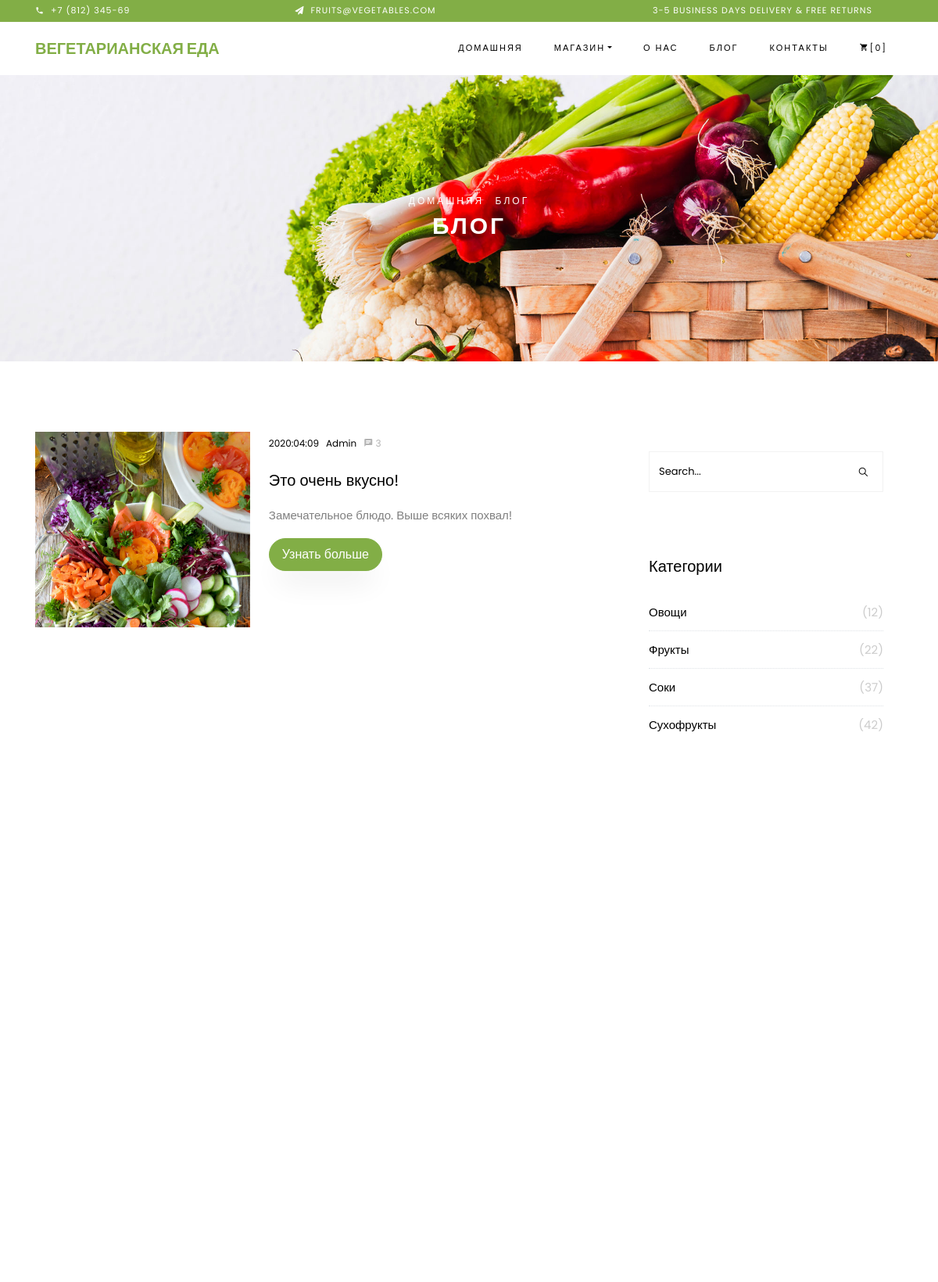
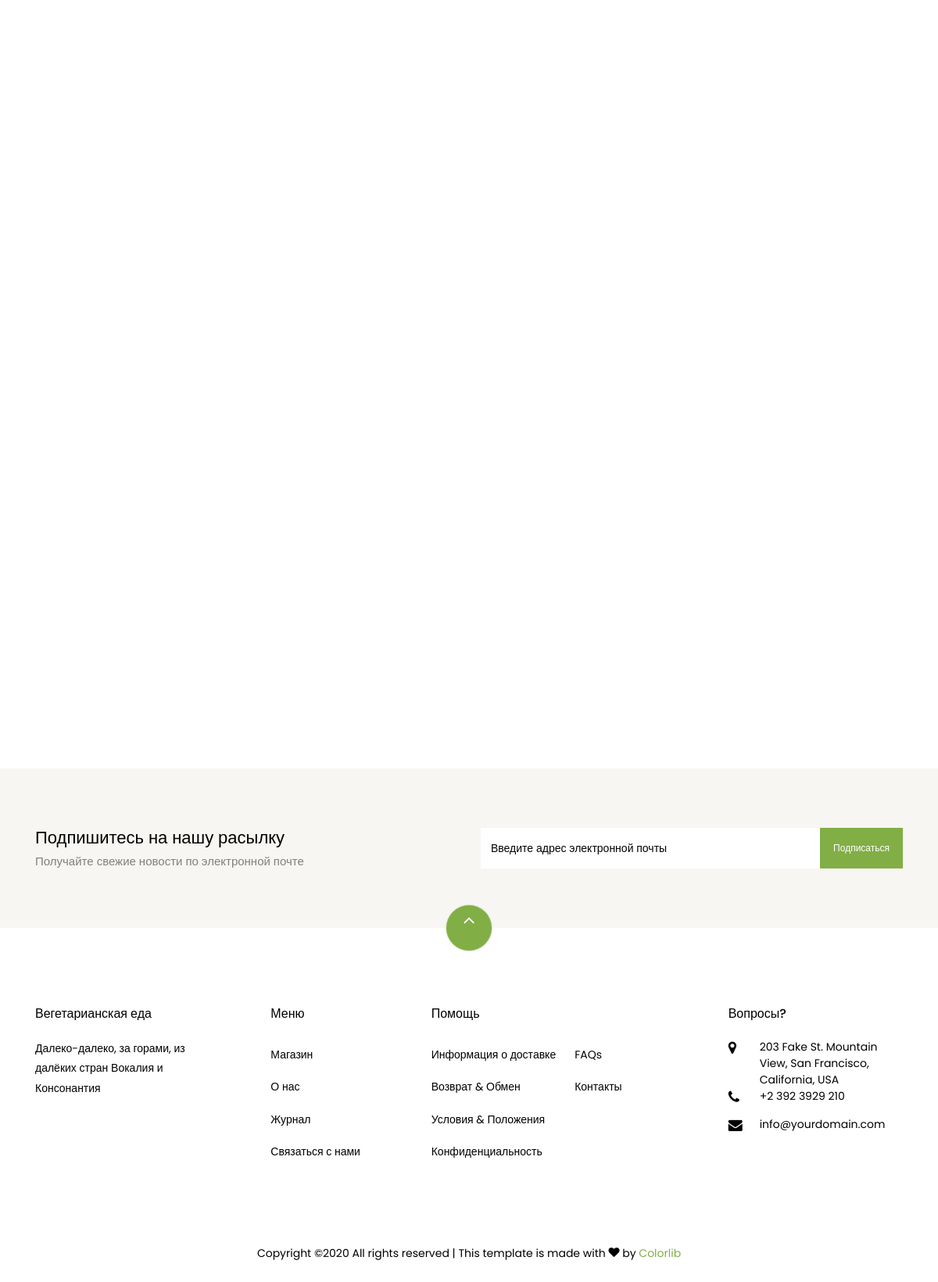
Screenshot of /blog/ with the database file from the repository (2 pictures, top to bottom).
### vege/models.py (models this page shows, shortened)
class RuBlog(models.Model):
    id = models.AutoField(primary_key=True)
    image = models.CharField(max_length=64)
    date = models.CharField(max_length=10)
    name = models.CharField(max_length=30, default="Admin")
    head_text = models.CharField(max_length=100, null=False)
    text = models.CharField(max_length=500, null=False)

### vege/views.py (the view)
# urls.py: path('blog/', BlogView.as_view(), name='blog'),
class BlogView(View):
    def get(self, request):
        blogs = []
        if LANGUAGE_CODE == 'ru':
            for object in RuBlog.objects.all():
                d = dict(image=object.image, date=object.date, name=object.name, head_text=object.head_text,
                         text=object.text)
                blogs.append(d)
        else:
            for object in Blogs.objects.all():
                d = dict(image=object.image, date=object.date, name=object.name, head_text=object.head_text, text=object.text)
                blogs.append(d)
        return render(request, 'vege/blog.html',
                      {'blogs': blogs, 'phone_number': PHONE_NUMBER, 'email_mail': EMAIL_MAIL})

### vege/templates/vege/blog.html (shortened to what this page needs)
{% extends "vege/base.html" %}
{% load static %}
{% load i18n %}
{% block content %}
    <div class="hero-wrap hero-bread" style="background-image: url(/static/vege/images/bg_1.jpg);">
      <div class="container">
        <div class="row no-gutters slider-text align-items-center justify-content-center">
          <div class="col-md-9 ftco-animate text-center">
          	<p class="breadcrumbs"><span class="mr-2"><a href="{% url '' %}">{% trans 'HomePage' %}</a></span> <span>{% trans 'Blog' %}</span></p>
            <h1 class="mb-0 bread">{% trans 'Blog' %}</h1>
          </div>
        </div>
      </div>
    </div>
    <section class="ftco-section ftco-degree-bg">
      <div class="container">
        <div class="row">
          <div class="col-lg-8 ftco-animate">
						<div class="row">
                        {% for blog in blogs %}
							<div class="col-md-12 d-flex ftco-animate">
		            <div class="blog-entry align-self-stretch d-md-flex">
		              <a href="{% url 'blog-single' %}" class="block-20" style="background-image: url(/static/{{ blog.image }});">
		              </a>
		              <div class="text d-block pl-md-4">
		              	<div class="meta mb-3">
		                  <div><a href="#">{{ blog.date }}</a></div>
		                  <div><a href="#">{{ blog.name }}</a></div>
		                  <div><a href="#" class="meta-chat"><span class="icon-chat"></span> 3</a></div>
		                </div>
		                <h3 class="heading"><a href="#">{{ blog.head_text }}</a></h3>
		                <p>{{ blog.text }}</p>
		                <p><a href="{% url 'blog-single' %}" class="btn btn-primary py-2 px-3">{% trans 'Read more' %}</a></p>
		              </div>
		            </div>
		          </div>
                    {% endfor %}
						</div>
          </div>
          <div class="col-lg-4 sidebar ftco-animate">
            <div class="sidebar-box">
              <form action="#" class="search-form">
                <div class="form-group">
                  <span class="icon ion-ios-search"></span>
                  <input type="text" class="form-control" placeholder="Search...">
                </div>
              </form>
            </div>
            <div class="sidebar-box ftco-animate">
            	<h3 class="heading">{% trans 'Categories' %}</h3>
              <ul class="categories">
                <li><a href="#">{% trans 'Vegetables' %} <span>(12)</span></a></li>
                <li><a href="#">{% trans 'Fruits' %} <span>(22)</span></a></li>
                <li><a href="#">{% trans 'Juices' %} <span>(37)</span></a></li>
                <li><a href="#">{% trans 'Dried' %} <span>(42)</span></a></li>
              </ul>
            </div>
          </div>
        </div>
      </div>
    </section>
{% endblock %}

### vege/static/vege/css/icomoon.css (style rules this page uses)
[class^="icon-"], [class*=" icon-"] { font-family: 'icomoon' !important; speak: none; font-style: normal; font-weight: normal; font-variant: normal; text-transform: none; line-height: 1; -webkit-font-smoothing: antialiased; -moz-osx-font-smoothing: grayscale; }
.icon-chat:before { content: "\e0b7"; }

### rows the page displays
RuBlog: image (picture), date "2020:04:09", name "Admin", head_text "Это очень вкусно!", text "Замечательное блюдо. Выше всяких похвал!"

### other values shown
{{ phone_number }} "+7 (812) 345-69"
{{ email_mail }} "FRUITS@VEGETABLES.COM"
